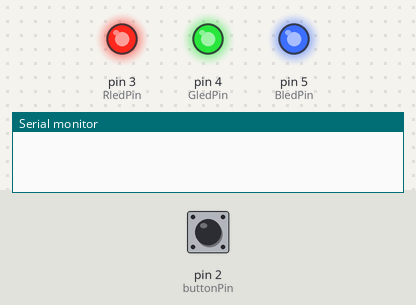
A sketch run on a simulated Arduino Uno, built with avr-gcc and run on an emulated ATmega328P. On the bench: output pins drawn as LEDs (lit = HIGH), the last lines printed to the serial monitor. The inputs (shaded band) are chosen by the test bench; at power-on: pin 2 (buttonPin) LOW.

Above: at 1.2 s.
1.3 s: pin 2 (buttonPin) pulled HIGH for 0.15 s
At 2.3 s:
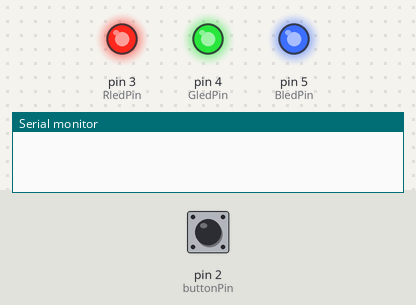
4.4 s: pin 2 (buttonPin) pulled HIGH for 1 s
At 7.2 s:
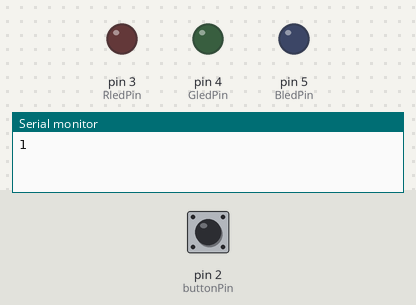
8.4 s: pin 2 (buttonPin) pulled HIGH for 3.2 s
At 20.1 s:
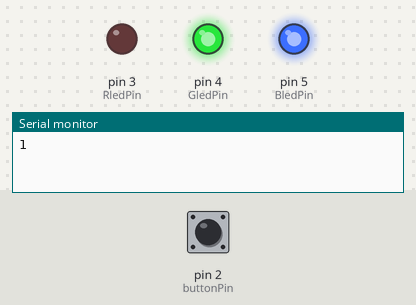
Timing chart, 0 to 21.0 s (numbered marks = the images above; inputs shaded):
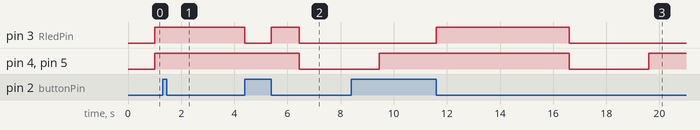

The sketch:

oct7gameplay.ino
```cpp
const int buttonPin = 2;
const int RledPin = 3;
const int GledPin = 4;
const int BledPin = 5;

int buttonState = 0;
int ledState = LOW;
bool ButtonPressed = false;

unsigned long previousMillis = 0;
unsigned long previousMillis2 = 0;

const long interval = 1000;
const long Gametime = 5000;
const long result = 3000;

bool Gamestart = false;
int hits = 0;
int color = 0;

void setup() {

  pinMode(RledPin, OUTPUT);
  pinMode(GledPin, OUTPUT);
  pinMode(BledPin, OUTPUT);
  pinMode(buttonPin, INPUT);

  Serial.begin(9600);
}

void loop() {

  unsigned long CurrentMillis = millis();
  unsigned long CurrentMillis2 = millis();

  buttonState = digitalRead(buttonPin);

  if (Gamestart == false) {

    if (CurrentMillis - previousMillis >= interval) {

      previousMillis = CurrentMillis;

      if (ledState == LOW) {
        ledState = HIGH;
      }
      else {
        ledState = LOW;
      }
    }

    if (color == 1) {

      digitalWrite(RledPin, LOW);
      digitalWrite(GledPin, HIGH);
      digitalWrite(BledPin, HIGH);

    }

    else if (color == 2) {

      if (ledState == LOW) {
        digitalWrite(RledPin, HIGH);
        digitalWrite(GledPin, HIGH);
        digitalWrite(BledPin, LOW);
      }
      else {
        digitalWrite(RledPin, HIGH);
        digitalWrite(GledPin, HIGH);
        digitalWrite(BledPin, HIGH);
      }
    }

    else if (color == 3) {

      if (ledState == LOW) {
        digitalWrite(RledPin, HIGH);
        digitalWrite(GledPin, LOW);
        digitalWrite(BledPin, HIGH);
      }
      else {
        digitalWrite(RledPin, HIGH);
        digitalWrite(GledPin, HIGH);
        digitalWrite(BledPin, HIGH);
      }
    }

    else if (color == 0) {

      if (ledState == LOW) {
        digitalWrite(RledPin, LOW);
        digitalWrite(GledPin, LOW);
        digitalWrite(BledPin, LOW);
      }
      else {
        digitalWrite(RledPin, HIGH);
        digitalWrite(GledPin, HIGH);
        digitalWrite(BledPin, HIGH);
      }
    }

    if (buttonState == HIGH && !ButtonPressed) {
      ButtonPressed = true;
    }

    else if (buttonState == LOW && ButtonPressed) {

      ButtonPressed = false;
      previousMillis = CurrentMillis;
      hits = 0;

      digitalWrite(RledPin, HIGH);
      digitalWrite(GledPin, HIGH);
      digitalWrite(BledPin, HIGH);

      Gamestart = true;
    }
  }

  else if (Gamestart == true) {

    if (CurrentMillis - previousMillis >= Gametime) {

      if (CurrentMillis2 - previousMillis2 >= result) {
        Gamestart = false;
      }

      else {

        digitalWrite(RledPin, LOW);
        digitalWrite(GledPin, LOW);
        digitalWrite(BledPin, LOW);

        if (hits <= 10) {
          color = 1;
        }

        else if (10 < hits && hits <= 20) {
          color = 2;
        }

        else if (hits > 20) {
          color = 3;
        }
      }
    }

    else {

      previousMillis2 = CurrentMillis2;

      if (buttonState == HIGH && ButtonPressed == false) {

        ButtonPressed = true;
        hits = hits + 1;

        Serial.println(hits);

        digitalWrite(RledPin, LOW);
        digitalWrite(GledPin, HIGH);
        digitalWrite(BledPin, HIGH);
      }

      else if (buttonState == LOW && ButtonPressed == true) {

        ButtonPressed = false;

        digitalWrite(RledPin, HIGH);
        digitalWrite(GledPin, HIGH);
        digitalWrite(BledPin, HIGH);
      }
    }
  }
}
```

Measured:
- after the input at 1.3 s, pin 3 (RledPin), pin 4 (GledPin), pin 5 (BledPin): stays HIGH (without the input it goes to LOW after 0.70 s)
- after the input at 4.4 s, pin 3 (RledPin): HIGH → LOW after 0.00 s instead of 2.0 s
- after the input at 8.4 s, pin 3 (RledPin): LOW → HIGH after 3.2 s, → LOW 5.0 s later
